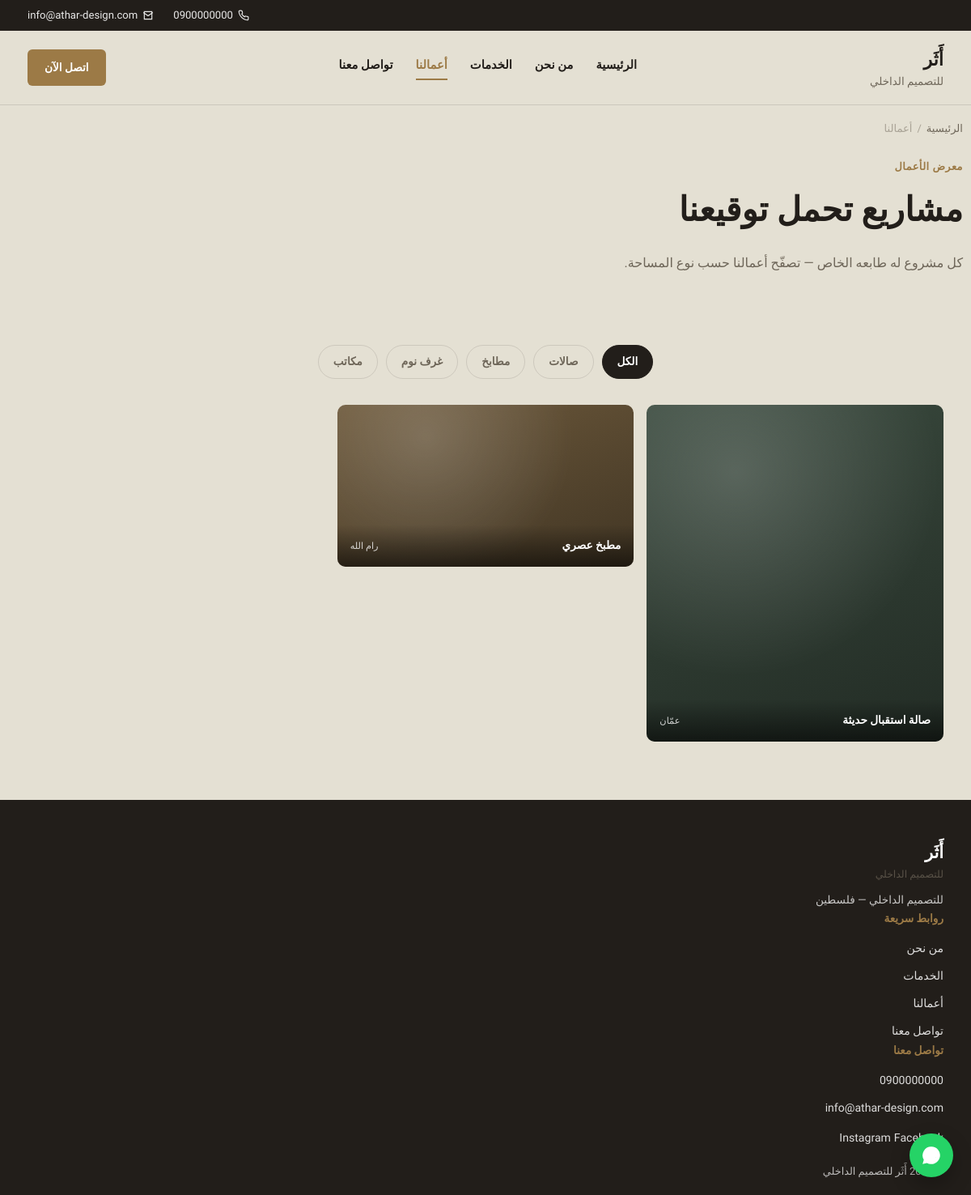
Screenshot of /portfolio.php with the database file from the repository.
### tables this page shows
CREATE TABLE categories (
    id         INT AUTO_INCREMENT PRIMARY KEY,
    name       VARCHAR(100) NOT NULL,
    slug       VARCHAR(120) NOT NULL UNIQUE,
    sort_order INT DEFAULT 0
);

CREATE TABLE projects (
    id           INT AUTO_INCREMENT PRIMARY KEY,
    title        VARCHAR(180) NOT NULL,
    slug         VARCHAR(200) NOT NULL UNIQUE,
    description  TEXT,
    location     VARCHAR(120),
    category_id  INT DEFAULT NULL,
    cover_image  VARCHAR(255) DEFAULT NULL,
    is_featured  TINYINT(1) DEFAULT 0,
    status       ENUM('published','draft') DEFAULT 'published',
    sort_order   INT DEFAULT 0,
    created_at   TIMESTAMP DEFAULT CURRENT_TIMESTAMP,
    FOREIGN KEY (category_id) REFERENCES categories(id) ON DELETE SET NULL
);

### includes/functions.php (called while the page is built, shortened)
<?php
function e($str)
{
    return htmlspecialchars($str ?? '', ENT_QUOTES, 'UTF-8');
}
function get_all_settings(PDO $pdo)
{
    static $cache = null;
    if ($cache !== null) {
        return $cache;
    }
    $cache = [];
    foreach ($pdo->query('SELECT setting_key, setting_value FROM settings') as $row) {
        $cache[$row['setting_key']] = $row['setting_value'];
    }
    return $cache;
}
function get_setting(PDO $pdo, $key, $default = '')
{
    $all = get_all_settings($pdo);
    return $all[$key] ?? $default;
}
function asset_path($path)
{
    return ltrim($path, '/');
}
function placeholder_tone($seed)
{
    $tones = ['#9C7A46', '#3A4A3E', '#6E5A3C', '#4A4038', '#5C4530', '#2F4538'];
    return $tones[$seed % count($tones)];
}

### portfolio.php (the view, shortened to what this page needs)
<?php
require_once __DIR__ . '/includes/functions.php';
$activePage    = 'portfolio';
$pageTitle     = 'أعمالنا | ' . get_setting($pdo, 'site_name');
$categories = $pdo->query('SELECT * FROM categories ORDER BY sort_order')->fetchAll();
$catSlug = $_GET['cat'] ?? '';
$page    = max(1, (int) ($_GET['page'] ?? 1));
$perPage = 9;
$offset  = ($page - 1) * $perPage;
$where  = "WHERE p.status = 'published'";
$params = [];
$sql = "SELECT p.*, c.slug AS cat_slug, c.name AS cat_name
        FROM projects p LEFT JOIN categories c ON c.id = p.category_id
        $where
        ORDER BY p.is_featured DESC, p.created_at DESC
        LIMIT $perPage OFFSET $offset";
$stmt = $pdo->prepare($sql);
$stmt->execute($params);
$projects = $stmt->fetchAll();
require __DIR__ . '/includes/site-header.php';
function portfolio_page_url($catSlug, $page)
{
    $q = [];
    if ($catSlug !== '') $q['cat'] = $catSlug;
    return 'portfolio.php' . ($q ? '?' . http_build_query($q) : '');
}
?>
<main>
  <nav class="breadcrumb container" aria-label="مسار التصفح">
    <a href="<?= e(asset_path('index.php')) ?>">الرئيسية</a><span>/</span><span>أعمالنا</span>
  </nav>
  <section class="page-header container">
    <p class="eyebrow">معرض الأعمال</p>
    <h1>مشاريع تحمل توقيعنا</h1>
    <p>كل مشروع له طابعه الخاص — تصفّح أعمالنا حسب نوع المساحة.</p>
  </section>
  <section class="portfolio" style="padding-top:0;">
    <div class="container">
      <div class="filters">
        <a href="<?= e(portfolio_page_url('', 1)) ?>" class="filter-btn <?= $catSlug === '' ? 'active' : '' ?>">الكل</a>
        <?php foreach ($categories as $cat): ?>
          <a href="<?= e(portfolio_page_url($cat['slug'], 1)) ?>" class="filter-btn <?= $catSlug === $cat['slug'] ? 'active' : '' ?>"><?= e($cat['name']) ?></a>
        <?php endforeach; ?>
      </div>
      <div class="gallery">
        <?php foreach ($projects as $i => $p): ?>
        <article class="gallery-item<?= $i === 0 && $page === 1 ? ' tall' : '' ?>">
          <a href="<?= e(asset_path('project.php?slug=' . $p['slug'])) ?>">
            <?php if ($p['cover_image']): ?>
              <img class="portfolio-img" src="<?= e(asset_path('uploads/portfolio/' . $p['cover_image'])) ?>" alt="<?= e($p['title']) ?>" loading="lazy">
            <?php else: ?>
              <div class="portfolio-img" style="--tone:<?= placeholder_tone($p['id']) ?>"></div>
            <?php endif; ?>
            <div class="gallery-caption"><span><?= e($p['title']) ?></span><small><?= e($p['location']) ?></small></div>
          </a>
        </article>
        <?php endforeach; ?>
      </div>
    </div>
  </section>
</main>
<?php require __DIR__ . '/includes/site-footer.php'; ?>

### includes/site-header.php (shortened to what this page needs)
<?php
$settings   = get_all_settings($pdo);
$s          = fn($key, $default = '') => e($settings[$key] ?? $default);
$phone_href = preg_replace('/\s+/', '', $settings['phone'] ?? '');
?>
<!DOCTYPE html>
<html lang="ar" dir="rtl">
<head>
<link rel="stylesheet" href="<?= e(asset_path('css/style.css')) ?>">
</head>
<body>
<div class="topbar">
  <div class="container topbar-inner">
    <a href="tel:<?= e($phone_href) ?>" class="topbar-link">
      <span><?= $s('phone') ?></span>
    </a>
    <a href="mailto:<?= $s('email') ?>" class="topbar-link topbar-email">
      <svg width="14" height="14" viewBox="0 0 24 24" fill="none" stroke="currentColor" stroke-width="2"><path d="M4 4h16v16H4z"/><path d="m22 6-10 7L2 6"/></svg>
      <span><?= $s('email') ?></span>
    </a>
  </div>
</div>
<header class="site-header">
  <div class="container header-inner">
    <a href="<?= e(asset_path('index.php')) ?>" class="logo"><?= $s('site_name') ?> <span><?= $s('site_tagline') ?></span></a>
    <nav class="main-nav" id="mainNav">
      <a href="<?= e(asset_path('index.php')) ?>"     class="<?= ($activePage ?? '') === 'home'      ? 'is-active' : '' ?>">الرئيسية</a>
      <a href="<?= e(asset_path('about.php')) ?>"     class="<?= ($activePage ?? '') === 'about'     ? 'is-active' : '' ?>">من نحن</a>
      <a href="<?= e(asset_path('services.php')) ?>"  class="<?= ($activePage ?? '') === 'services'  ? 'is-active' : '' ?>">الخدمات</a>
      <a href="<?= e(asset_path('portfolio.php')) ?>" class="<?= ($activePage ?? '') === 'portfolio' ? 'is-active' : '' ?>">أعمالنا</a>
      <a href="<?= e(asset_path('contact.php')) ?>"   class="<?= ($activePage ?? '') === 'contact'   ? 'is-active' : '' ?>">تواصل معنا</a>
    </nav>
    <a href="tel:<?= e($phone_href) ?>" class="btn btn-accent header-cta">اتصل الآن</a>
  </div>
</header>

### includes/site-footer.php (shortened to what this page needs)
<footer class="site-footer">
  <div class="container footer-inner">
    <div class="footer-col">
      <div class="logo"><?= $s('site_name') ?> <span><?= $s('site_tagline') ?></span></div>
      <p class="footer-desc"><?= $s('site_tagline') ?> — <?= $s('address') ?></p>
    </div>
    <div class="footer-col">
      <h4>روابط سريعة</h4>
      <a href="<?= e(asset_path('about.php')) ?>">من نحن</a>
      <a href="<?= e(asset_path('services.php')) ?>">الخدمات</a>
      <a href="<?= e(asset_path('portfolio.php')) ?>">أعمالنا</a>
      <a href="<?= e(asset_path('contact.php')) ?>">تواصل معنا</a>
    </div>
    <div class="footer-col">
      <h4>تواصل معنا</h4>
      <a href="tel:<?= e($phone_href) ?>"><?= $s('phone') ?></a>
      <a href="mailto:<?= $s('email') ?>"><?= $s('email') ?></a>
      <div class="social">
        <a href="<?= e($settings['instagram_url'] ?? '#') ?>" target="_blank" rel="noopener">Instagram</a>
        <a href="<?= e($settings['facebook_url'] ?? '#') ?>" target="_blank" rel="noopener">Facebook</a>
      </div>
    </div>
  </div>
  <div class="container footer-bottom"><?= $s('footer_text') ?></div>
</footer>
<a href="https://wa.me/<?= e($settings['whatsapp'] ?? '') ?>" class="float-whatsapp" target="_blank" rel="noopener" aria-label="تواصل عبر واتساب">
</a>
</body>
</html>

### rows the page displays
categories: name "صالات"
categories: name "مطابخ"
categories: name "غرف نوم"
categories: name "مكاتب"
projects: title "صالة استقبال حديثة", location "عمّان"
projects: title "مطبخ عصري", location "رام الله"

### other values shown
$s('phone') "0900000000"
$s('email') "info@athar-design.com"
$s('site_name') "أَثَر"
$s('site_tagline') "للتصميم الداخلي"
$s('address') "فلسطين"
